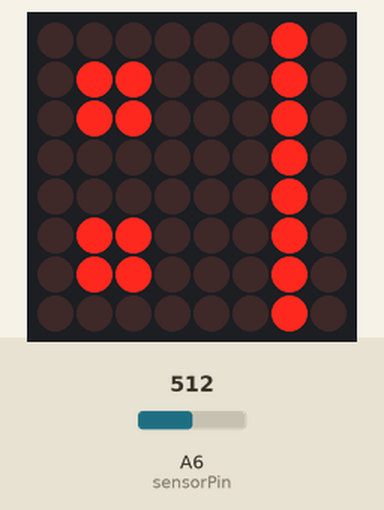
A sketch run on a simulated Arduino Nano, built with avr-gcc and run on an emulated ATmega328P. On the bench: 8×8 LED matrix. Wiring (inferred from the names in the program): LED matrix (orientation assumed): rows pin 9, pin 3, pin 2, pin 12, pin 15, pin 11, pin 7, pin 6; columns pin 13, pin 8, pin 17, pin 10, pin 5, pin 16, pin 4, pin 14. The inputs (shaded band) are chosen by the test bench; at power-on: A6 (sensorPin) = 512.

Above: at 1.2 s.
1.3 s: A6 (sensorPin) set to 589
2.8 s: A6 (sensorPin) set to 614
At 3.3 s:
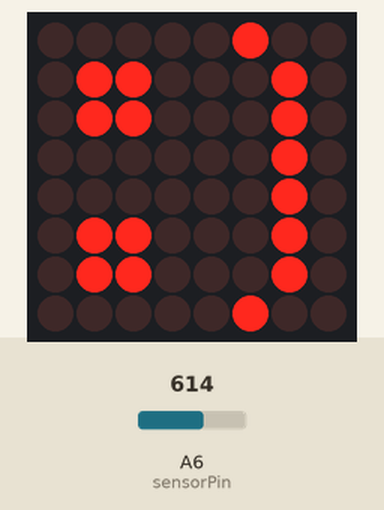
4.3 s: A6 (sensorPin) set to 90
At 5.5 s:
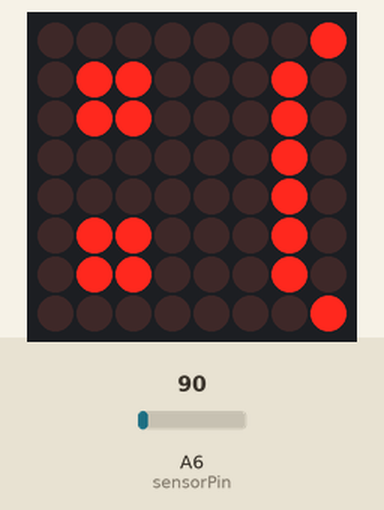
5.8 s: A6 (sensorPin) set to 108
At 6.8 s:
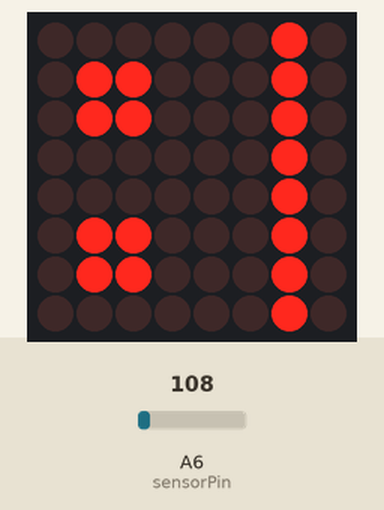
7.3 s: A6 (sensorPin) set to 0
At 7.9 s:
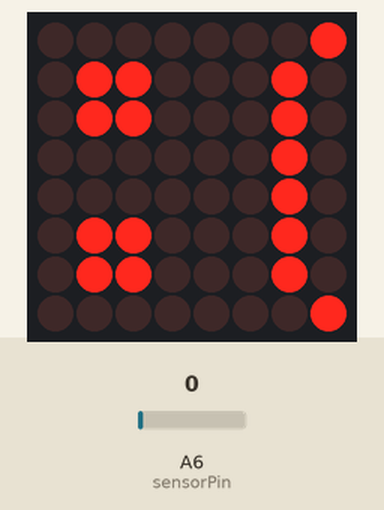
Timing chart, 0 to 9.8 s (numbered marks = the images above; inputs shaded):
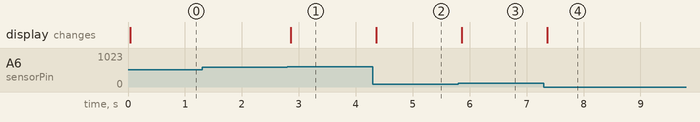

Measured:
- the behaviour switches between 599 and 600 on A6 (sensorPin) (found by bisection; images 0 and 1)
- the behaviour switches between 100 and 101 on A6 (sensorPin) (found by bisection; images 2 and 3)
- after the input at 1.3 s, every drawn part: stays the same
- after the input at 2.8 s, the display: changes after 0.06 s (image 1)
- after the input at 4.3 s, the display: changes after 0.06 s (image 2)
- after the input at 5.8 s, the display: changes after 0.06 s (image 3)
- after the input at 7.3 s, the display: changes after 0.06 s (image 4)

The sketch:

semi_final.ino
```cpp
int rowPins[8] = {9,3,2,12,15,11,7,6};         // matrix rows connected to the Arduino
int colPins[8] = {13,8,17,10,5,16,4,14};       // matrix columns connected to the Arduino

int sensorPin = A6;    // select the input pin for the sensor
int sensorValue = 0;  // variable to store the value coming from the sensor

int smilyFace[8][8]={                              // the image displayed on the matrix : 1 = LED on, 0 = LED off
{0,0,0,0,0,0,0,0},
{0,1,1,0,0,1,1,0},
{0,1,1,0,0,1,1,0},
{0,0,0,0,0,0,0,0},
{0,0,0,0,0,0,0,0},
{1,0,0,0,0,0,0,1},
{0,1,1,1,1,1,1,0},
{0,0,0,0,0,0,0,0}
                };

int dashFace[8][8]={                              // the image displayed on the matrix : 1 = LED on, 0 = LED off
{0,0,0,0,0,0,0,0},
{0,1,1,0,0,1,1,0},
{0,1,1,0,0,1,1,0},
{0,0,0,0,0,0,0,0},
{0,0,0,0,0,0,0,0},
{0,0,0,0,0,0,0,0},
{1,1,1,1,1,1,1,1},
{0,0,0,0,0,0,0,0}
                };

int sadFace[8][8]={                              // the image displayed on the matrix : 1 = LED on, 0 = LED off
{0,0,0,0,0,0,0,0},
{0,1,1,0,0,1,1,0},
{0,1,1,0,0,1,1,0},
{0,0,0,0,0,0,0,0},
{0,0,0,0,0,0,0,0},
{0,0,0,0,0,0,0,0},
{0,1,1,1,1,1,1,0},
{1,0,0,0,0,0,0,1}
                };

void setup(){
  Serial.begin(9600);

  for (int i=0; i<8; i++){                       // all pins are declared as outputs
    pinMode(rowPins[i],OUTPUT);
    pinMode(colPins[i],OUTPUT);
  }
}

void smile()
{
  for (int y=0; y<8; y++){
    // rowwise
    for (int x=0; x<8; x++){
      // check all entries of the array from left to right
      if (smilyFace[x][y]==1){
        // is the entry 1
        digitalWrite(colPins[x],HIGH);
        // switch on column pin
      } else {
        // else
        digitalWrite(colPins[x],LOW);
        // switch it off
      }
    }

    digitalWrite(rowPins[y],LOW);
    // switch the row pin to LOW (because it is the cathode of the LED; LOW means ON)
    delayMicroseconds(100);
    // stop the program for 100 milliseconds
    digitalWrite(rowPins[y],HIGH);
    // switch the row pin to HIGH (this means OFF)
  }
}

void dash()
{
  for (int m=0; m<8; m++){
    // rowwise
    for (int n=0; n<8; n++){
      // check all entries of the array from left to right
      if (dashFace[n][m]==1){
        // is the entry 1
        digitalWrite(colPins[n],HIGH);
        // switch on column pin
      } else {
        // else
        digitalWrite(colPins[n],LOW);
        // switch it off
      }
    }

    digitalWrite(rowPins[m],LOW);
    // switch the row pin to LOW (because it is the cathode of the LED; LOW means ON)
    delayMicroseconds(100);
    // stop the program for 100 milliseconds
    digitalWrite(rowPins[m],HIGH);
    // switch the row pin to HIGH (this means OFF)
  }
}

void sad()
{
  for (int p=0; p<8; p++){
    // rowwise
    for (int q=0; q<8; q++){
      // check all entries of the array from left to right
      if (sadFace[q][p]==1){
        // is the entry 1
        digitalWrite(colPins[q],HIGH);
        // switch on column pin
      } else {
        // else
        digitalWrite(colPins[q],LOW);
        // switch it off
      }
    }

    digitalWrite(rowPins[p],LOW);
    // switch the row pin to LOW (because it is the cathode of the LED; LOW means ON)
    delayMicroseconds(100);
    // stop the program for 100 milliseconds
    digitalWrite(rowPins[p],HIGH);
    // switch the row pin to HIGH (this means OFF)
  }

}


void loop()
{
  sensorValue = analogRead(sensorPin);// reading sensor value
  //delay(2000);
  //#############for serial debugging
  //Serial.print("Moisture param: ");
  //Serial.println(sensorValue);
  //#############

       if (sensorValue <= 100){
        sad();
       }else if(sensorValue >= 600){
        smile();
       }else if((sensorValue < 600) && (sensorValue > 100)){
        dash();
       }

       //sad();
       //delay(5000);
       //smile();
       //delay(5000);
       //dash();
       //delay(5000);
   }
```
